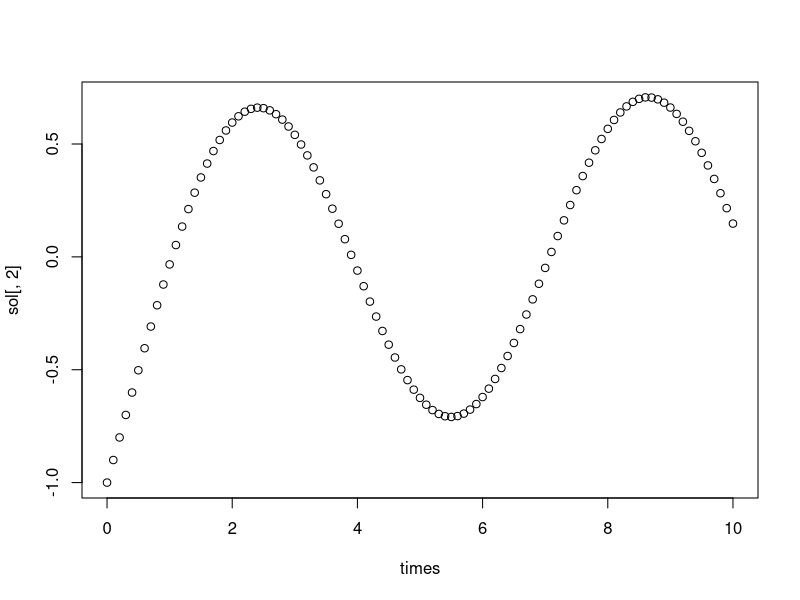

The R source for this figure:
library(lubridate)
library(stringr)
library(tidyverse)
require(deSolve)
png("second_order.png")
f <- function(t,y,parms) {
  with(as.list(parms),{
      dydt <- sapply(expr_arr,function(x)eval(x))
      list(dydt)
  })
}
prep_sw_side <- function(expr){
  if(str_detect(expr,"y")){
    diff = str_count(expr,"'")
    expr <- paste("y[",(diff+1),"]")
  }
  else if(str_detect(expr,"\\-")){
    expr <- "\\+"
  }
  else if(str_detect(expr,"\\+")){
    expr <- "-"
  }
  expr
}

b <- -2;c <- 1;y0 <- c(-1,-0.5);
eq <- "y''(t)+2*y'(t)+y(t)=sin(t)"
eq <- unlist(strsplit(eq,"(?=[\\+|\\-|\\=|\\*|\\/])",perl=TRUE))
diff <- str_which(eq,"'")
expr_arr <- c()
for (i in sort(diff,decreasing = TRUE)){
  form_eq = Filter(Negate(is.na),eq[i+1:length(eq)])
  left_side = form_eq[1:which(form_eq=="=")-1]
  right_side = Filter(Negate(is.na),form_eq[which(form_eq=="=")+1:length(form_eq)])
  
  left_expr <- map(.x=left_side,.f=prep_sw_side)
  
  left_expr = paste(left_expr,collapse ='')
  right_expr = paste(right_side,collapse ='')
  expr <- paste(right_expr,left_expr,collapse = '')
  expr_arr=append(expr_arr,(parse(text=expr)))
}

parms <- c(b,c,expr_arr);
times <- seq(from=0,t=10,by=0.1)
start <- now()
sol <- ode(y0,times,f,parms)
end <- now()
plot(times,sol[,2])
print(end-start)
dev.off()
